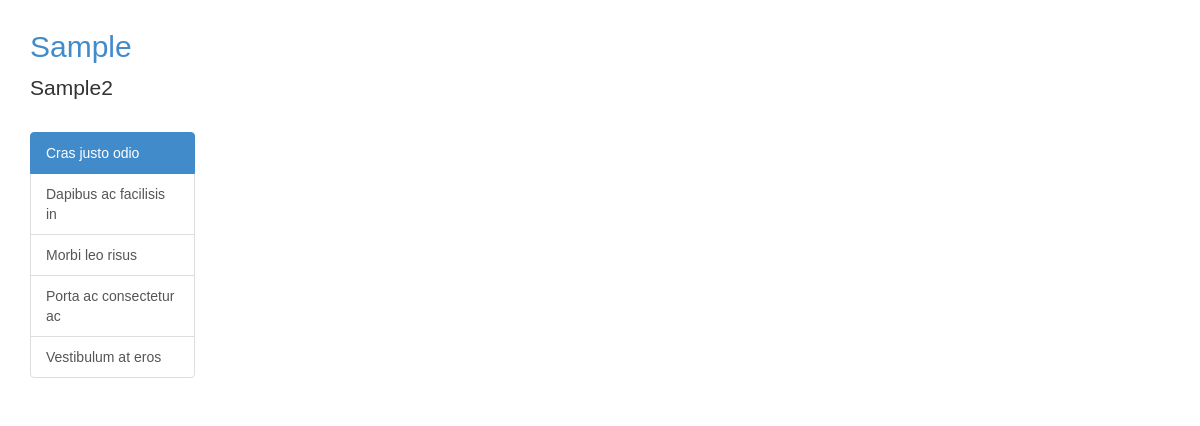
Before: /admin/department/list (signed in) with the older database file.
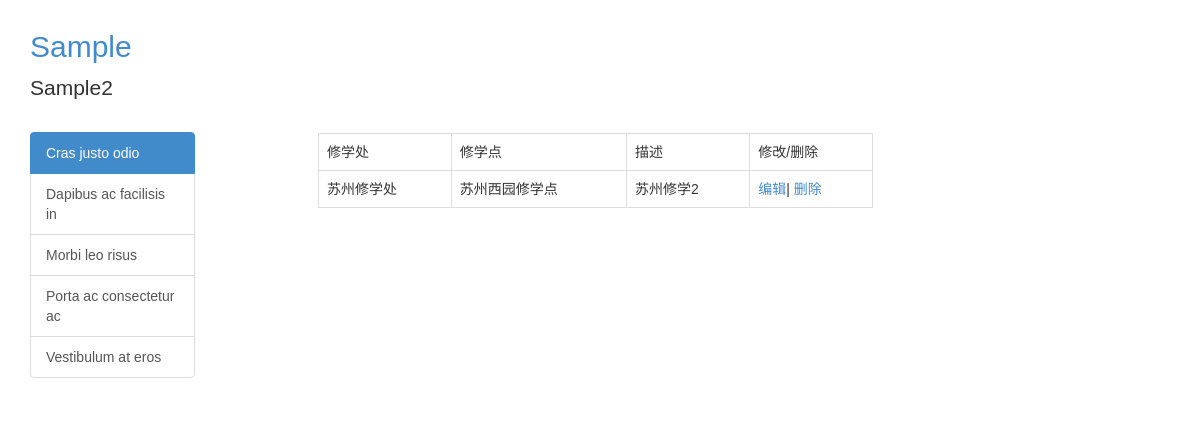
After: the same page with the newer database file.
### putidms/models/org.py (models this page shows, shortened)
class Department(db.Model):
    __tablename__ = 'departments'
    id = db.Column(db.Integer, primary_key=True, autoincrement=True)
    division_id = db.Column(db.Integer, db.ForeignKey('divisions.id'))
    name = db.Column(db.String(255), index=True, unique=True, nullable=False)
    desc = db.Column(db.Text)
    create_time = db.Column(db.DateTime, default=datetime.utcnow)
    update_user = db.Column(db.Integer)
    update_time = db.Column(db.DateTime, default=datetime.utcnow)
    classes = db.relationship('Class', backref='department', lazy='dynamic')

class Division(db.Model):
    __tablename__ = 'divisions'
    id = db.Column(db.Integer, primary_key=True, autoincrement=True)
    name = db.Column(db.String(255), index=True, unique=True, nullable=False)
    desc = db.Column(db.Text)
    create_time = db.Column(db.DateTime, default=datetime.utcnow)
    update_user = db.Column(db.Integer)
    update_time = db.Column(db.DateTime, default=datetime.utcnow)
    departments = db.relationship('Department', backref='division', lazy='dynamic')

### putidms/admin/views.py (the view)
@mod.route('/department/list')
@admin_required
def department_list():
    depts = Department.query.all()
    return render_template('admin/department_list.html', depts=depts)

### putidms/models/user.py (called while the page is built)
    def can(self, permissions):
        return self.role is not None and (self.role.permissions | permissions) == permissions

    @staticmethod
    @login_manager.user_loader
    def load_user(user_id):
        return User.query.get(int(user_id))

### putidms/templates/admin/department_list.html
{% extends 'base.html' %}
{% from "_macros.html" import render_field, render_submit_field %}
{% block content %}
{% if depts %}
<div class="row">
    <div class="col-md-offset-1 col-md-8">
        <table class="table table-bordered">
            <tr>
                <td>修学处</td>
                <td>修学点</td>
                <td>描述</td>
                <td>修改/删除</td>
            </tr>
            {% for dept in depts %}
            <tr>
                <td>{{ dept.division.name }}</td>
                <td>{{ dept.name }}</td>
                <td>{{ dept.desc }}</td>
                <td>
                    <a href="{{ url_for('admin.department_edit',id=dept.id) }}">编辑</a>|
                    <a href="{{ url_for('admin.department_delete',id=dept.id) }}">删除</a>
                </td>
            </tr>
            {% endfor %}
        </table>
    </div>
</div>
{% endif %}
{% endblock %}

### putidms/templates/base.html (shortened to what this page needs)
<!DOCTYPE html>
<html lang="en">
<head>
    {% block stylesheet %}
    <link href="{{ url_for('static', filename='bootstrap/css/bootstrap.min.css') }}" rel="stylesheet"
          type="text/css"/>
    <link href="{{ url_for('static', filename='css/common.css') }}" rel="stylesheet" type="text/css"/>
    {% endblock %}
</head>
<body>
<header>
    <div class='header-top'>
        <div class="container">
            <h2 class="putidms-title"><a href="{{ url_for('main.index') }}">Sample</a></h2>
            <p class="lead signature">Sample2</p>
        </div>
    </div>
</header>
<div class="container">
    <div class="row" id="content2">
        <div class="col-md-2">
            {% block sidebar %}
            <div class="list-group">
                <a href="#" class="list-group-item active">
                    Cras justo odio
                </a>
                <a href="#" class="list-group-item">Dapibus ac facilisis in</a>
                <a href="#" class="list-group-item">Morbi leo risus</a>
                <a href="#" class="list-group-item">Porta ac consectetur ac</a>
                <a href="#" class="list-group-item">Vestibulum at eros</a>
            </div>
            {% endblock %}
        </div>
        <div class="col-md-9" style="margin-left: 20px">
            <div class="row">
                <div class="col-md-12">
                </div>
            </div>
            <div class="row">
                <div class="col-md-12">
                    {% block content %}{% endblock %}
                </div>
            </div>
        </div>
    </div>
</div>
</body>
</html>

### putidms/static/css/common.css (style rules this page uses)
.container { margin-top: 10px; }
.putidms-title a { text-decoration: none; }

Changed rows visible on the page:
added Department: division.name "苏州修学处", name "苏州西园修学点", desc "苏州修学2"
Other visible differences:
text now shown: "修学处 修学点 描述 修改/删除"
